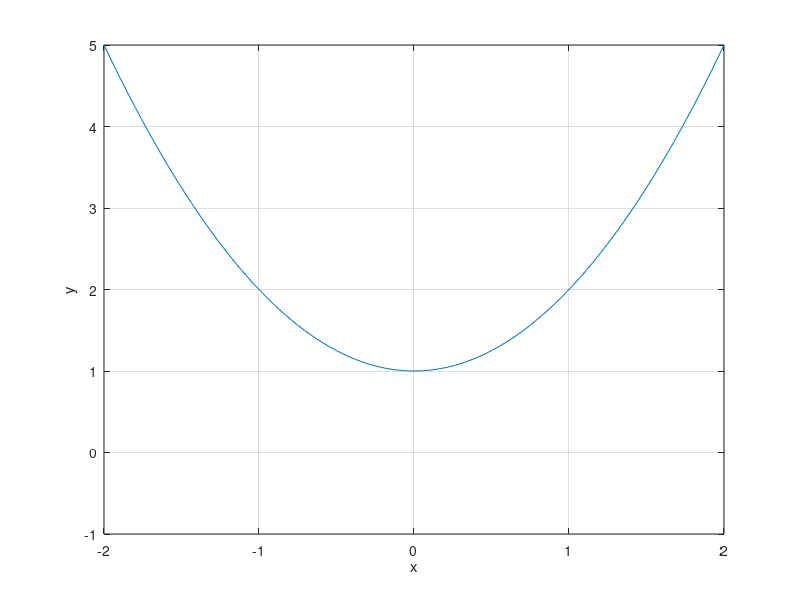

MATLAB code for this plot:
% Image('apLecture1_files/wave.png')
% YouTubeVideo('eQEaiZ2j9oc') #2:27

fs = 44100; % Hz
n = 0:1999;

% Generate a sinusoid
amp = 1;
freq = 100; % Hz
initPhase = pi/2; % rad
sinusoid = amp*cos(2*pi*freq*n/fs+initPhase);
 
% Plot the sinusoids
plot(n/fs, sinusoid)
xlabel('Time [s]')
ylabel('Amplitude')
grid on

nData = 100;
x = linspace(-2,2,nData);
y = x.^2+1;
plot(x,y)
xlabel('x')
ylabel('y')
ylim([-1,5])
grid on

% YouTubeVideo('T647CGsuOVU') #5:47
